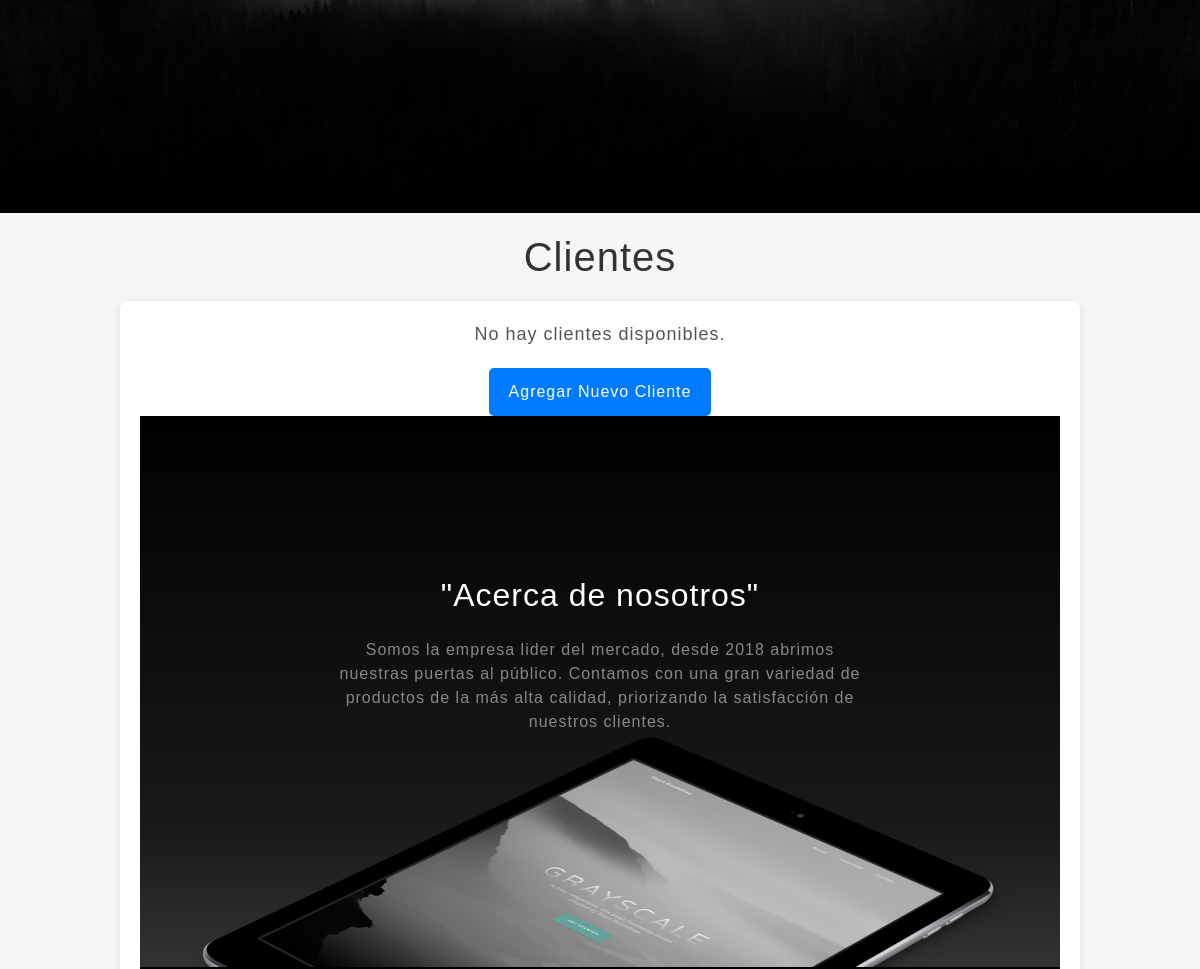
The page /cliente/lista/ (middle part) on the database as committed earlier.
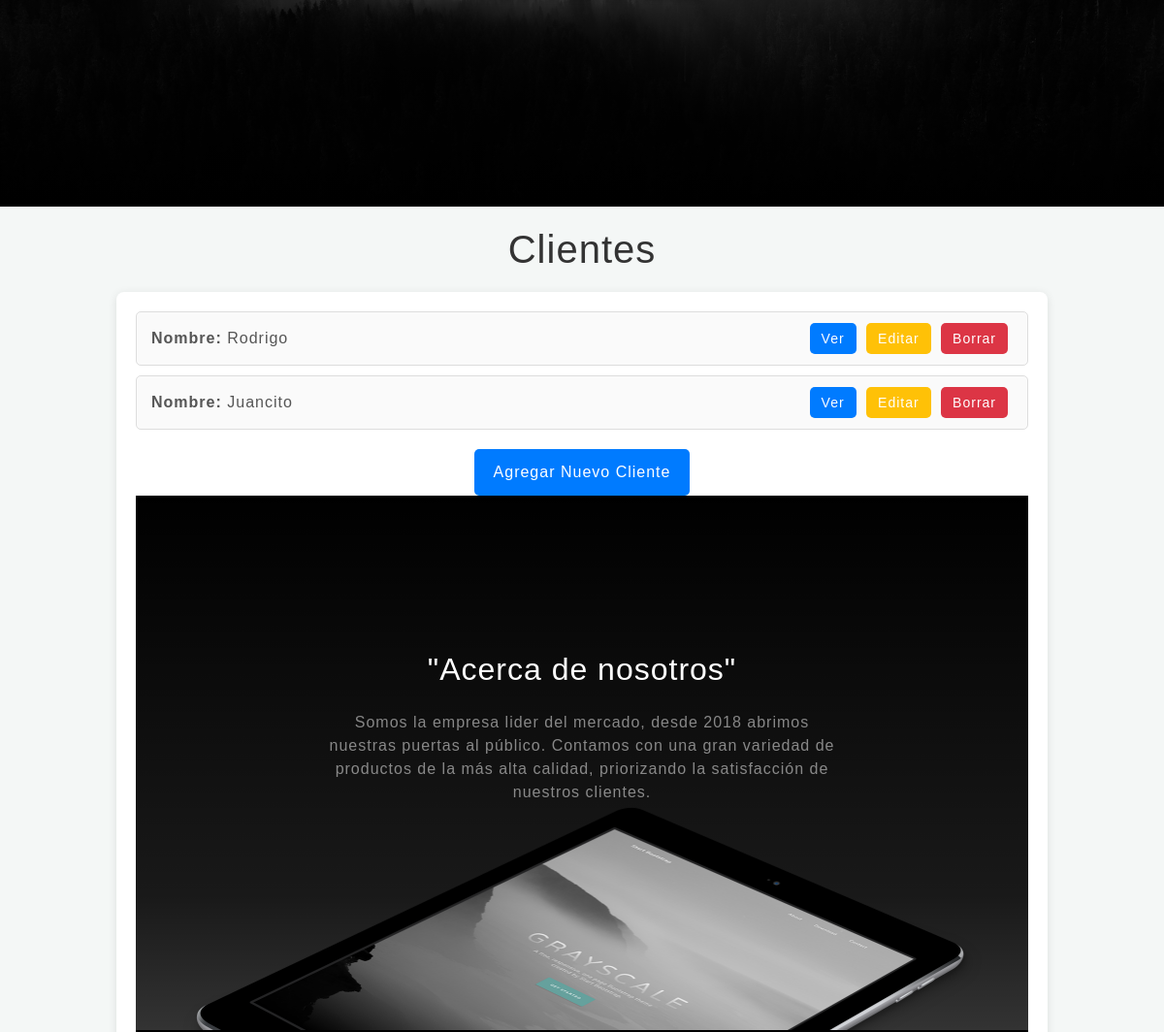
The same page on the database as committed later.
### AppGasco/models.py (models this page shows, shortened)
class Cliente(models.Model):
    nombre_cliente = models.CharField(max_length=40)
    apellido = models.CharField(max_length=40)
    email = models.EmailField()
    telefono = models.CharField (max_length=20)
    direccion = models.TextField()

### AppGasco/views_clases.py (the view)
# urls.py: path('cliente/lista/', views_clases.ClienteListView.as_view(), name='List_Cliente'),
class ClienteListView(ListView):
    model = Cliente  # Modelo con el que trabaja esta vista
    template_name = "appgasco/Vistas_Clase_Cliente/cliente_list.html"  # Plantilla para renderizar la lista

### AppGasco/templates/appgasco/Vistas_Clase_Cliente/cliente_list.html (shortened to what this page needs)
{% extends 'AppGasco/index.html' %}
{% load static %}
{% block main %}
<h1>Clientes</h1>
<div class="cliente-list">
    {% if object_list %}
        <ul>
            {% for cliente in object_list %}
                <li>
                    <p><strong>Nombre:</strong> {{ cliente.nombre_cliente }}</p>
                    <div class="actions">
                        <a href="{% url 'Detail_Cliente' cliente.pk %}" class="btn-view">Ver</a>
                        <a href="{% url 'Edit_Cliente' cliente.pk %}" class="btn-edit">Editar</a>
                        <a href="{% url 'Delete_Cliente' cliente.pk %}" class="btn-delete">Borrar</a>
                    </div>
                </li>
            {% endfor %}
        </ul>
    {% else %}
        <p class="empty-message">No hay clientes disponibles.</p>
    {% endif %}
    <div class="actions-global">
        <a href="{% url 'New_Cliente' %}" class="btn-new">Agregar Nuevo Cliente</a>
    </div>
{% endblock main %}

Rows that differ between the two databases and show on the page:
added Cliente: nombre_cliente "Rodrigo"
added Cliente: nombre_cliente "Juancito"
Other text that changed with them:
text no longer shown: "No hay clientes disponibles."
